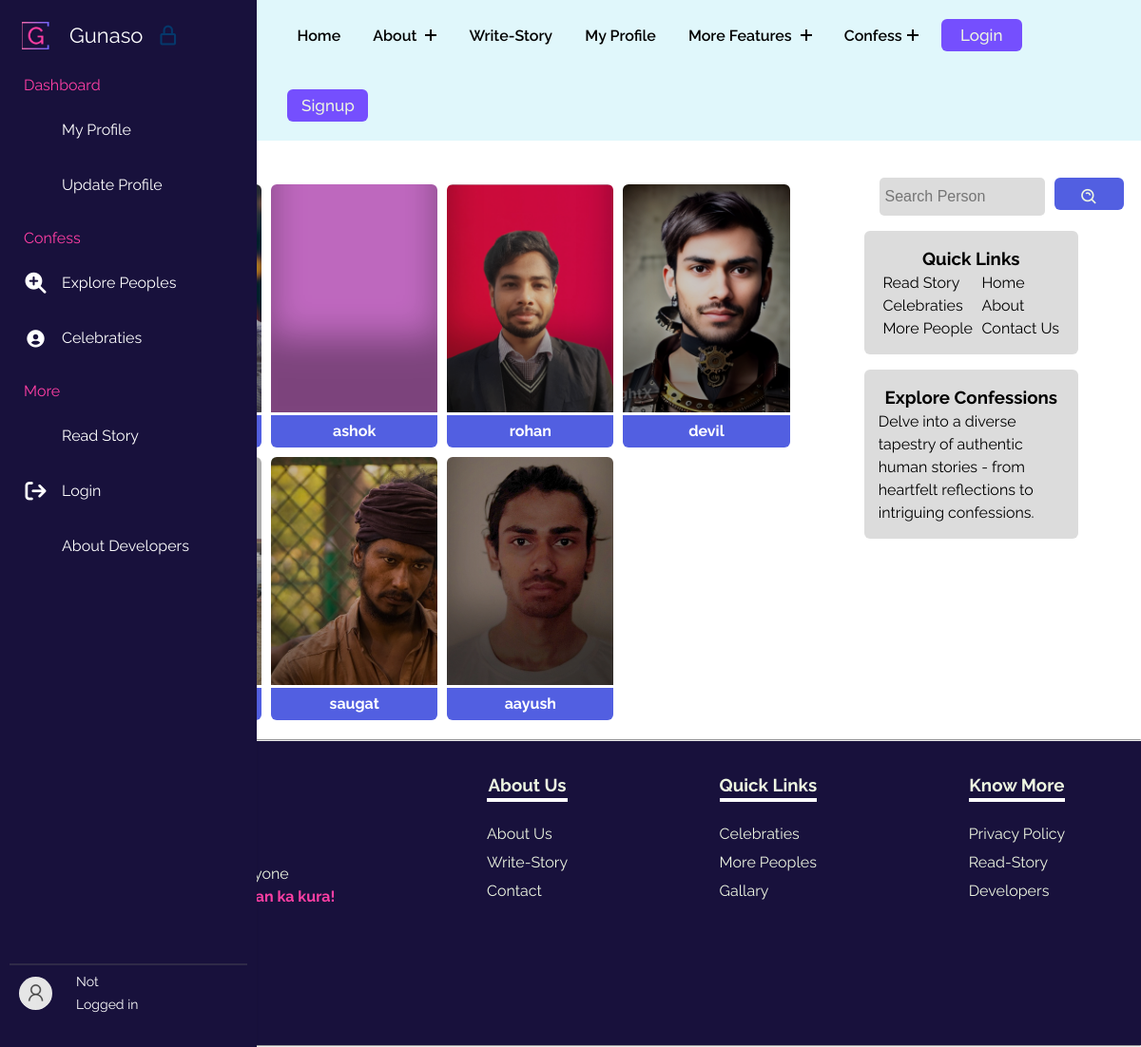
The app's page /persons/ with its own data.
### gunasoApp/models.py (models this page shows, shortened)
class Profile(models.Model):
    user = models.OneToOneField(User, on_delete=models.CASCADE, related_name="Profile")
    image = models.ImageField(upload_to="gunasoApp/images/loggeduserImages", blank=True, default="upload-image")

### gunasoApp/views.py (the view, shortened to what this page needs)
# urls.py: path('persons/',views.persons, name='person'),
def persons(request):
    if request.user.is_anonymous:
        all_users = Profile.objects.all()
        uppercontext = {
            "all_users": all_users,
        }
        return render(request, 'persons.html', uppercontext)

### templates/persons.html (shortened to what this page needs)
{% extends 'base.html' %}
{% load static %}
        {% block base_style%}
        {{ block.super }}
        <link rel="stylesheet" href="{% static 'styles/persons.css' %}">
        {% endblock base_style%}
        {% block content %}
        <div class="famoustopicsmain">
            <div class="containflex">
                <div class="leftside">
                    <h2>Connect <span class="blue">with:</span></h2>
                    <div class="gridcontain">
                        {% for profile in all_users %}
                        <div data-aos="fade-up">
                            <div class="card" style="background-image: url(../media/{{profile.image}});">
                            </div>
                            <div class="linksbtns">
                                <a class="usernameanchor" href="../user/{{ profile.user }}">{{ profile.user }}</a>
                            </div>
                        </div>
                        {% endfor %}
                    </div>
                </div>
                <div class="rightside">
                    <div class="searchdiv" data-aos="fade-down">
                        <form method="get" action="{% url 'searchperson' %}">
                            <input class="searchinp" type="search" placeholder="Search Person" aria-label="Search"
                                name="query" id="query">
                            <button class="copybtn" type="submit" style="margin: 0;">
                                <i class='bx bx-search-alt'></i>
                            </button>
                        </form>
                    </div>
                    <div class="catandside">
                        <div class="categoriesdiv" data-aos="fade-down">
                            <h3>Quick Links</h3>
                            <div class="uls">
                                <ul class="lineone">
                                    <li><a href="/read-story">Read Story</a></li>
                                    <li><a href="/topics">Celebraties</a></li>
                                    <li><a href="#">More People</a></li>
                                </ul>
                                <ul class="lineone">
                                    <li><a href="/">Home</a></li>
                                    <li><a href="/about">About</a></li>
                                    <li><a href="/contact">Contact Us</a></li>
                                </ul>
                            </div>
                        </div>
                        <div class="categoriesdiv" data-aos="fade-up">
                            <h3>Explore Confessions</h3>
                            <p>Delve into a diverse tapestry of authentic human stories - from heartfelt reflections to
                                intriguing confessions.</p>
                        </div>
                    </div>
                </div>
            </div>
        </div>
        {% endblock %}

### static/styles/base.css (style rules this page uses)
:root { --dark: #754ffe; --darkgreen: #379683; --bcolor: #5CDB95; --cooltexr: #4a4b65; --backupgreen: #8EE4AF; --para: #EDF5E1; --mainheading: #FFF; --hotish: #FF3FA4; --skyblue: #525FE1; --footer: #18113c; }
body { line-height: 1.5; font-family: "Raleway", sans-serif; font-weight: 400; }
* { margin: 0; padding: 0; box-sizing: border-box; }
ul { z-index: 11; list-style: none; margin: 0; padding: 0; }
a { text-decoration: none; }
input, textarea, button, select, a, i { -webkit-tap-highlight-color: transparent; }
button { cursor: pointer; background-color: #754ffe; font-family: inherit; display: inline-block; width: 5em; height: 2em; line-height: 1.9em; margin: 20px; position: relative; overflow: hidden; border: 2px solid var(--color); transition: color .5s; font-size: 17px; border-radius: 6px; font-weight: 500; color: var(--para); }
button:before { content: ""; position: absolute; z-index: -1; background: var(--skyblue); height: 150px; width: 200px; border-radius: 50%; }
button:before { top: 100%; left: 100%; transition: all .7s; }

### static/styles/persons.css (style rules this page uses)
* { margin: 0; padding: 0; box-sizing: border-box; }
:root { --dark: #05386B; --darkgreen: #379683; --bcolor: #5CDB95; --backupgreen: #8EE4AF; --para: #EDF5E1; --mainheading: #FFF; --hotish: #FF3FA4; --skyblue: #525FE1; --deepdark: #1010; }
.blue { color: var(--skyblue); }
.copybtn { cursor: pointer; background-color: var(--skyblue); font-family: inherit; display: inline-block; width: 5em; height: 2em; line-height: 1.9em; margin: 10px 0; position: relative; overflow: hidden; border: 2px solid var(--color); transition: color .5s; z-index: 1; font-size: 17px; border-radius: 6px; font-weight: 500; color: var(--para); }
.copybtn:before { content: ""; position: absolute; z-index: -1; background: var(--skyblue); height: 150px; width: 200px; border-radius: 50%; }
.copybtn:before { top: 100%; left: 100%; transition: all .7s; }
.famoustopicsmain { margin: 0 .5rem 0 5rem; }
.containflex { padding: 10px; display: flex; gap: 20px; }
.gridcontain { display: grid; gap: 10px; grid-template-columns: repeat(4, 1fr) }
.card { padding: 6px; height: 30vh; border-top-left-radius: 6px; border-top-right-radius: 6px; box-shadow: rgba(0, 0, 0, 0.35) 0px -80px 36px -1px inset; background-color: violet; background-size: cover; background-position: center; background-repeat: no-repeat; filter: brightness(80%); }
a { text-decoration: none; }
.usernameanchor { display: flex; justify-content: center; font-weight: bold; margin-top: 3px; font-size: 16px; background-color: var(--skyblue); padding: 5px 10px; border-bottom-left-radius: 6px; border-bottom-right-radius: 6px; width: inherit; color: #ffffff; }
.linksbtns { display: flex; flex-direction: column; gap: 5px; }
.leftside { padding: 0 10px 10px 10px; flex-basis: 70%; }
.rightside { padding-top: 13px; flex-basis: 30%; border-radius: 6px; }
.searchdiv { margin-top: 1rem; display: flex; align-items: center; margin-left: 4rem; }
.searchdiv form { display: flex; gap: 10px; }
.searchdiv i { line-height: 5vh; font-size: 20px; }
.searchinp { padding: 6px; width: 78%; background-color: gainsboro; height: 5vh; }
.searchinp { border: none; font-size: 16px; border-radius: 5px; }
.catandside { display: flex; flex-direction: column; align-items: center; }
.categoriesdiv { margin-top: 1rem; border-radius: 6px; padding: 15px; background-color: gainsboro; text-align: center; width: 70%; }
.categoriesdiv p { text-align: left; }
.uls { display: flex; justify-content: space-around; }
.uls ul { text-align: left; }
.uls ul li a { text-decoration: none; color: #000; cursor: pointer; }

### records on screen
Profile: user "ashok"
Profile: image (picture), user "rohan"
Profile: image (picture), user "devil"
Profile: image (picture), user "saugat"
Profile: image (picture), user "aayush"
